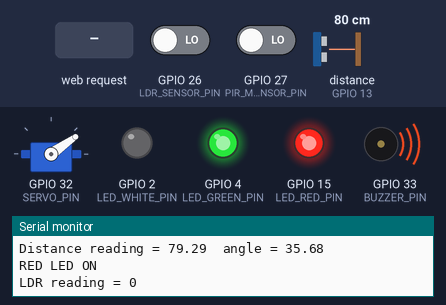
Bench run of a sketch on a simulated ESP32. On the bench: servo, output pins drawn as LEDs (lit = HIGH), buzzer (waves = sounding), the last lines printed to the serial monitor. Wiring (inferred from the names in the program): ultrasonic range finder: trigger GPIO 12; echo GPIO 13. The inputs (shaded band) are chosen by the test bench; at power-on: distance to the obstacle (sensor on GPIO 13) 80 cm, GPIO 26 (LDR_SENSOR_PIN) LOW, GPIO 27 (PIR_MOTION_SENSOR_PIN) LOW. The echo pulse lasts 58.3 µs per cm; WiFi joins after 1.5 s; servers stay silent unless stated; pins used as bus, display or sensor lines are not drawn.

Above: at 3.3 s.
3.4 s: distance to the obstacle (sensor on GPIO 13) set to 120 cm
At 4.6 s:
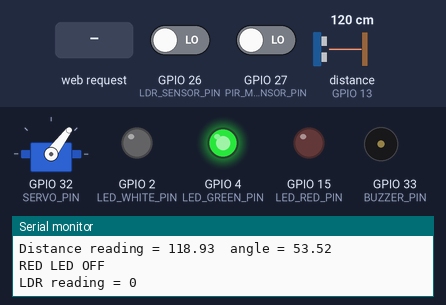
5.3 s: GPIO 26 (LDR_SENSOR_PIN) driven HIGH
At 7.4 s:
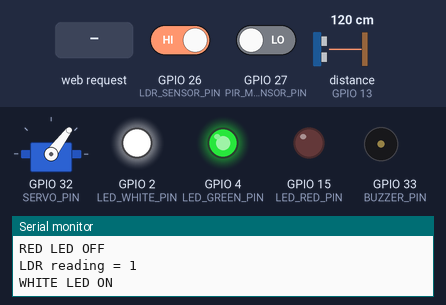
7.9 s: HTTP request GET /H received
At 9.8 s:
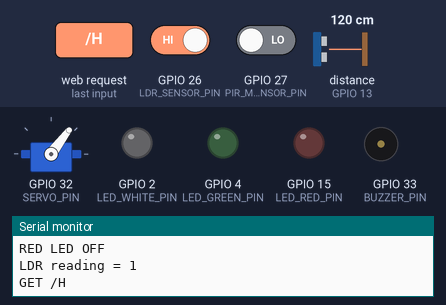
10.6 s: GPIO 27 (PIR_MOTION_SENSOR_PIN) driven HIGH
At 14.9 s:
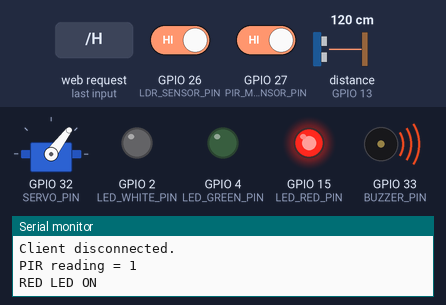
15.5 s: GPIO 27 (PIR_MOTION_SENSOR_PIN) driven LOW
At 17.9 s:
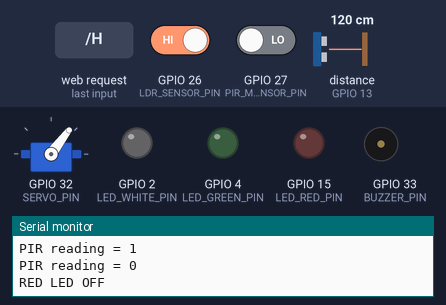
18.2 s: HTTP request GET /L received
At 20.5 s:
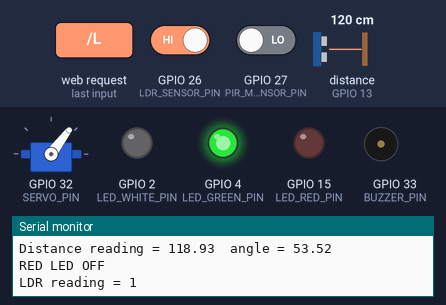
Timing chart, 0 to 21.8 s (numbered marks = the images above; inputs shaded):
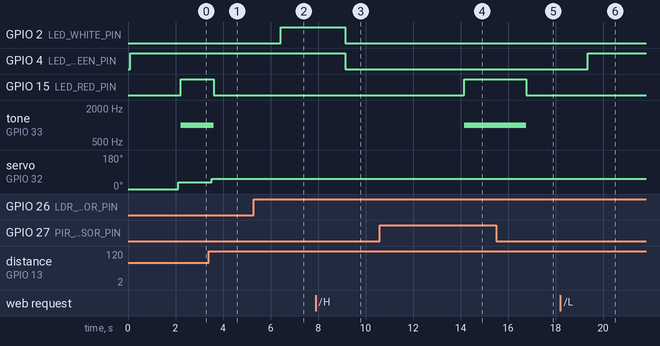

Measured:
- after the input at 3.4 s, GPIO 15 (LED_RED_PIN): HIGH → LOW after 0.22 s; tone on GPIO 33 (BUZZER_PIN): 1000 Hz → silent after 0.22 s; servo on GPIO 32 (SERVO_PIN): 35° → 53° after 0.12 s
- after the input at 5.3 s, GPIO 2 (LED_WHITE_PIN): LOW → HIGH after 1.1 s
- after the input at 7.9 s, GPIO 2 (LED_WHITE_PIN), GPIO 4 (LED_GREEN_PIN): HIGH → LOW after 1.2 s
- after the input at 10.6 s, GPIO 15 (LED_RED_PIN): LOW → HIGH after 3.5 s; tone on GPIO 33 (BUZZER_PIN): silent → 1000 Hz after 3.6 s
- after the input at 15.5 s, GPIO 15 (LED_RED_PIN): HIGH → LOW after 1.3 s; tone on GPIO 33 (BUZZER_PIN): 1000 Hz → silent after 1.3 s
- after the input at 18.2 s, GPIO 4 (LED_GREEN_PIN): LOW → HIGH after 1.2 s

The sketch:

project_code.ino
```cpp
#include <ESP32Tone.h>
#include <WiFi.h>
#include <WiFiServer.h>
#include <ESP32Servo.h>
#include <ThingSpeak.h>

#define CHANNEL_ID 1569817
#define CHANNEL_API_KEY "4WT161MBJQZLIVWQ"

#define LDR_SENSOR_PIN 26
#define PIR_MOTION_SENSOR_PIN 27
#define SERVO_PIN 32
#define BUZZER_PIN 33
#define LED_RED_PIN 15
#define LED_WHITE_PIN 2
#define LED_GREEN_PIN 4

const char* ssid = "network name"; // use your wifi network name
const char *password = "password"; // use network password
WiFiServer server(80);

WiFiClient client2;

Servo servol;
const int EchoPin = 13;
const int TrigPin = 12;

float safeDistance = 100; // Distance is in SI Units

bool white_led_on = false;
bool red_led_on = false;
bool green_led_on = false;
bool security_mode = false;


float distance_to_thingspeak;
int ldr_to_thingspeak;
int pir_to_thingspeak;

void setup()
{
  Serial.begin(115200);
  //   sensor pins setup
  pinMode(LDR_SENSOR_PIN, INPUT);
  pinMode(TrigPin, OUTPUT);
  pinMode(EchoPin, INPUT);
  pinMode(BUZZER_PIN, OUTPUT);
  servol.attach(SERVO_PIN);
  Serial.print("Servo angle = ");
  Serial.println(servol.read());
  servol.write(0);
  delay(100);
  pinMode(PIR_MOTION_SENSOR_PIN, INPUT);

  // led pins
  pinMode(LED_WHITE_PIN, OUTPUT);
  pinMode(LED_RED_PIN, OUTPUT);
  pinMode(LED_GREEN_PIN, OUTPUT);
  digitalWrite(LED_WHITE_PIN, LOW);
  digitalWrite(LED_RED_PIN, LOW);
  digitalWrite(LED_GREEN_PIN, HIGH);
  digitalWrite(BUZZER_PIN, LOW);

  //powerpins


  // network part
  Serial.println("Network Name : ");
  Serial.println(ssid);
  WiFi.begin(ssid, password);

  while (WiFi.status() != WL_CONNECTED)
  {
    delay(1000);
    Serial.print(".");
  }

  Serial.print("\n");
  Serial.println("WiFi connected..!");
  Serial.print("IP address : ");
  Serial.println(WiFi.localIP());

  server.begin();
  Serial.println("Server started!!!");
  Serial.print("Wifi status = ");
  Serial.println(WiFi.status());

  ThingSpeak.begin(client2);

}

void loop()
{
  // network part
  handle_network();

  // main code part
  if (security_mode)
  {
    PIR_motion_sensing();
     ThingSpeak.setField(3, pir_to_thingspeak);
     ThingSpeak.writeFields(CHANNEL_ID, CHANNEL_API_KEY);
  }
  else
  {
    Distance_sensing();
    LDR_sensing();

     ThingSpeak.setField(1, distance_to_thingspeak);
     ThingSpeak.setField(2, ldr_to_thingspeak);
     ThingSpeak.writeFields(CHANNEL_ID, CHANNEL_API_KEY);
  }
//  Serial.println("sent data to thingspeak "); // only data every 15sec intervel is saved to thins speak
  delay(1000);

}

void handle_network()
{
  WiFiClient client = server.available();

  if (client)
  {
    String currentLine = "";
    while (client.connected()) {
      if (client.available()) {
        char c = client.read();
        Serial.write(c);
        if (c == '\n')
        {
          if (currentLine.length() == 0)
          {
            client.println("HTTP/1.1 200 OK");
            client.println("content-type:text/html");
            client.println();
            client.print("<h1> Security mode </h1>");
            client.print(" <span style=\"background-color: rgb(0, 255, 0)\; border-radius: 10px\;padding: 10px\;font-size: 30px\;\" ><a href=\"H\" style=\"text-decoration: none\;\"> ON</a> </span><br><br><br><br>");
            client.print(" <span style=\"background-color: rgb(255, 0, 0)\; border-radius: 10px\;padding: 10px\;font-size: 30px\;\" ><a href=\"L\" style=\"text-decoration: none\;\"> OFF </a> </span><br>");
            client.println();
            break;
          }
          else
          {
            currentLine = "";
          }
        }
        else if (c != '\r') {
          currentLine += c;
        }

        if (currentLine.endsWith("GET /L"))
        {
          security_mode = false;
          digitalWrite(LED_RED_PIN, LOW);
          digitalWrite(LED_WHITE_PIN, LOW);
          digitalWrite(LED_GREEN_PIN, HIGH);
          noTone(BUZZER_PIN);
          Serial.println("Security mode Turned off");
        }
        else if (currentLine.endsWith("GET /H"))
        {
          security_mode = true;
          digitalWrite(LED_RED_PIN, LOW);
          digitalWrite(LED_WHITE_PIN, LOW);
          digitalWrite(LED_GREEN_PIN, LOW);
          noTone(BUZZER_PIN);
          delay(5000);
          Serial.println("Security mode Turned on");
        }
      }
    }
    client.stop();
    Serial.println("Client disconnected.");
    Serial.println("");
  }
}

void PIR_motion_sensing()
{
  // Turns on leds when light intensity is low.
  int pir_reading = digitalRead(PIR_MOTION_SENSOR_PIN);
  pir_to_thingspeak=pir_reading;
  Serial.print("PIR reading = ");
  Serial.println(pir_reading);
  if (pir_reading == HIGH)
  {
    if (!red_led_on)
    {
      digitalWrite(LED_RED_PIN, HIGH);
      Serial.println("RED LED ON");
      tone(BUZZER_PIN, 1000);
      red_led_on = true;
    }
  }
  else
  {
    if (red_led_on)
    {
      digitalWrite(LED_RED_PIN, LOW);
      Serial.println("RED LED OFF");
      noTone(BUZZER_PIN);
      red_led_on = false;
    }
  }
}

void LDR_sensing()
{
  // Turns on leds when light intensity is low.
  int ldr_reading = digitalRead(LDR_SENSOR_PIN);
  ldr_to_thingspeak=ldr_reading;
  Serial.print("LDR reading = ");
  Serial.println(ldr_reading);
  if ( ldr_reading == HIGH)
  {
    if (!white_led_on)
    {
      digitalWrite(LED_WHITE_PIN, HIGH);
      Serial.println("WHITE LED ON");
      white_led_on = true;
    }
  }
  else
  {
    if (white_led_on)
    {
      digitalWrite(LED_WHITE_PIN, LOW);
      Serial.println("WHITE LED OFF");
      white_led_on = false;
    }
  }

}

float Get_Distance()
{
  digitalWrite(TrigPin, HIGH);
  delayMicroseconds(10);
  digitalWrite(TrigPin, LOW);

  float time_lapse = pulseIn(EchoPin, HIGH);
  float distance = 0.017 * time_lapse;

  Serial.print("distance =  ");
  Serial.print(distance);
  Serial.print(" cm (");

  float distance_inches = distance * 0.393701;

  Serial.print(distance_inches);
  Serial.println(" inches )");
  return distance;
}

void move_servo_dial(float distance)
{
  // angle = 0.45*distance  where distance is in cm
  float angle = distance * 0.45;
  servol.write(angle);
  delay(100);
  Serial.print("Distance reading = ");
  Serial.print(distance);
  Serial.print("  angle = ");
  Serial.println(angle);

}

void Distance_sensing()
{
  float Distance = Get_Distance();
  distance_to_thingspeak = Distance;
  move_servo_dial(Distance);  //rotating servo motor

  if (Distance < safeDistance) //critical check
  {
    digitalWrite(LED_RED_PIN, HIGH);
    Serial.println("RED LED ON");
    tone(BUZZER_PIN, 1000);
    red_led_on = true;

  }
  else
  {
    digitalWrite(LED_RED_PIN, LOW);
    Serial.println("RED LED OFF");
    noTone(BUZZER_PIN);
    red_led_on = false;
  }
}
```
